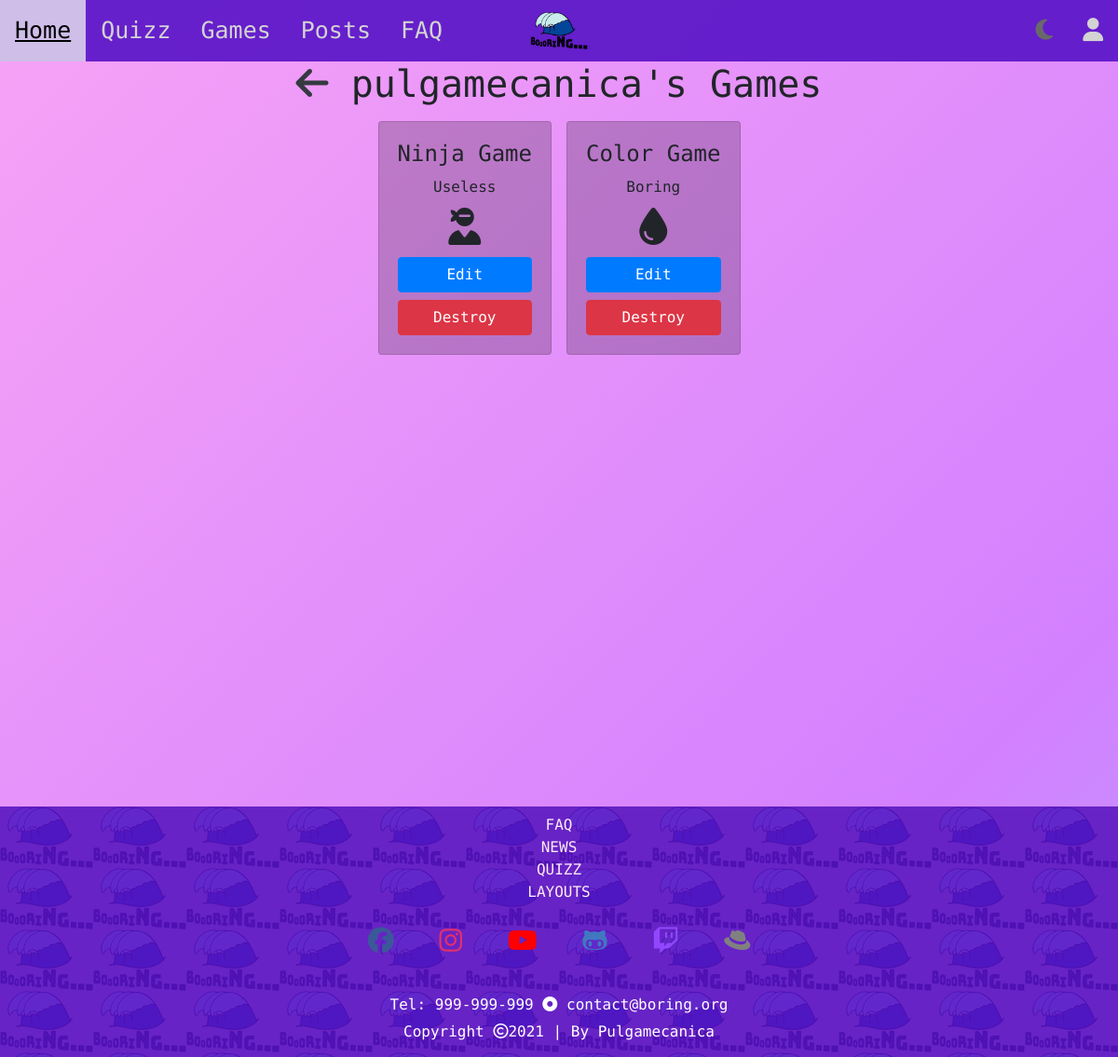
/boring/games (signed in), run on an earlier commit of the app's database.
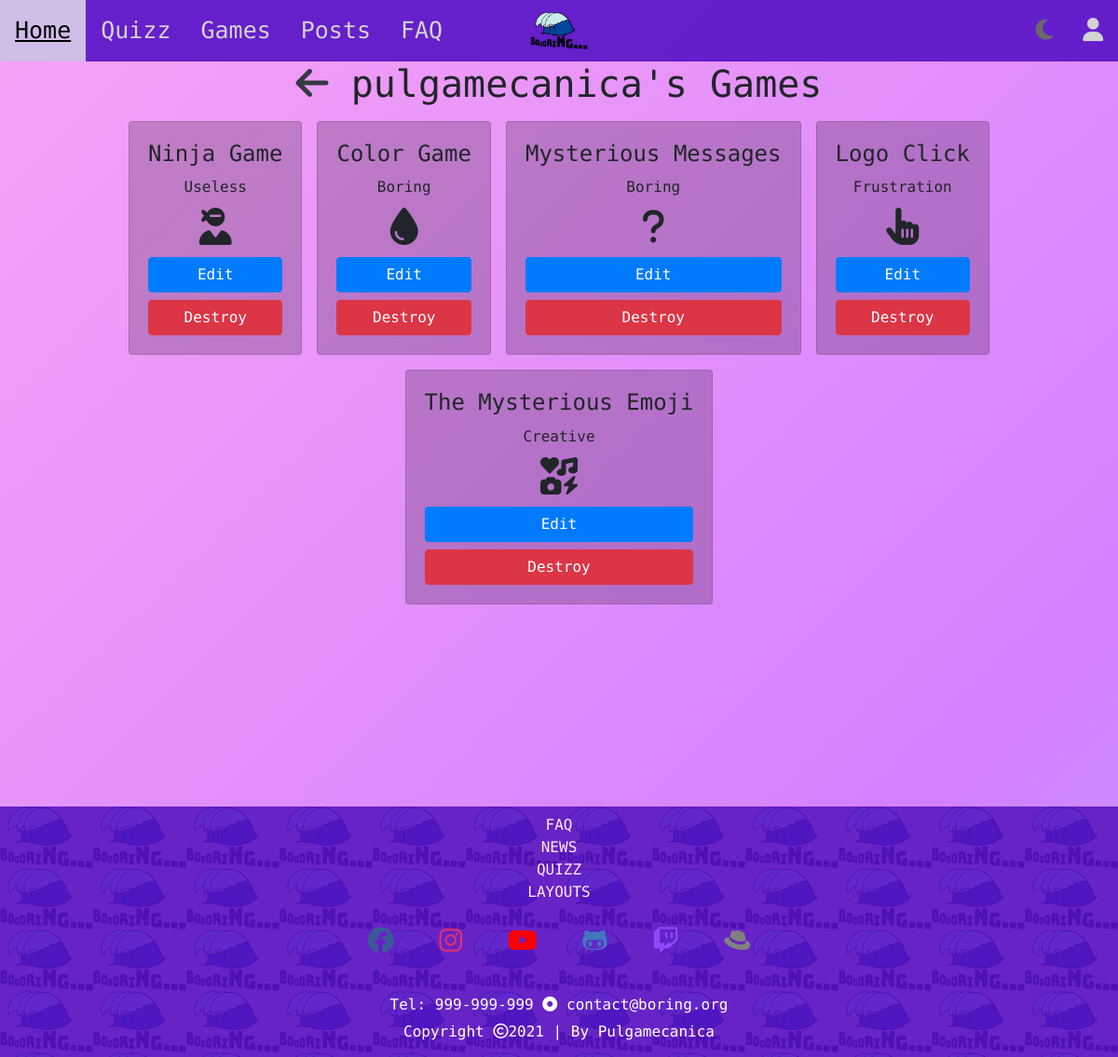
And on a later commit of the database.
### boring/models.py (models this page shows, shortened)
class Game(models.Model):
    class GameCategory(models.IntegerChoices):
        USELESS = 0
        CREATIVE = 1
        BORING = 2
        FRUSTRATION = 3
    name = models.CharField(max_length = 30)
    description = models.CharField(max_length = 150)
    iconClass1 = models.CharField(max_length = 5, blank=True, default='')
    iconClass2 = models.CharField(max_length = 15, blank=True, default='')
    function = models.CharField(max_length = 50, default='')
    hint_text = models.CharField(max_length = 200, blank=True, default='')
    points_per_win = models.IntegerField(default = 10)
    likes = models.IntegerField(default = 0)
    active = models.BooleanField(default=False)
    created_at = models.DateTimeField(auto_now_add=True)
    category = models.IntegerField(choices=GameCategory.choices, default=False)
    user = models.ForeignKey(BoringUser, on_delete=models.CASCADE, related_name="games")
    times_played = models.IntegerField(default = 0)
    def getCat(self):
        return self.GameCategory.choices[self.category]

### boring/views.py (the view)
# urls.py: path('games', views.games_page_view, name='games'),
@login_required(login_url='./login')
def games_page_view(request):
    context = {'games': Game.objects.all().filter(user = request.user.boringuser)}
    return render(request, 'boring/games.html', context)

### boring/templates/boring/games.html
{% extends 'boring_website/base.html' %}
{% block main %}
<h1 class="text-center"><a href={% url 'boring:profile' %}><i class="fas fa-arrow-left text-dark"></i></a> {{ user.username }}'s Games</h1>
   <div class="container boring-games-container">
      <div class="row justify-content-center">
         {% for game in games %}
            <div class="card m-2">
               <div class="card-body">
                  <h4 class="card-title"> {{ game.name }} </h4>
                  <span class="card-text text-center">
                     <h6> {{ game.getCat.1 }} </h6>
                     <h1><i class="{{ game.iconClass1 }} {{ game.iconClass2 }}"></i></h1>
                     <a href="{% url 'boring:game' game.id %}" class="btn btn-primary btn-block">Edit</a>
                     <a href={% url 'boring:delete_game' game.id %} class="btn btn-danger btn-block" onclick="return confirm('Please, confirm action:\nDelete {{game.name}}.')">Destroy</a>
                  </span>
               </div>
            </div>
         {% empty %}
            Uppsss, You don't have any games :(
         {% endfor %}
      </div>
   </div>
{% endblock %}

What changed in the data, as far as the page shows it:
added Game: name "Mysterious Messages", getCat.1 "Boring"
added Game: name "Logo Click", getCat.1 "Frustration"
added Game: name "The Mysterious Emoji", getCat.1 "Creative"
